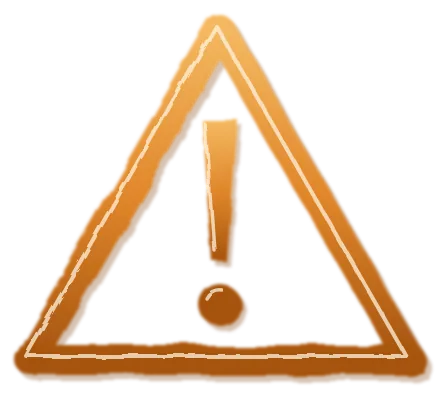
#> input picture src/assets/aviso-placa.webp, 440 x 400 px
$ python ferramentas.py ../../src/assets/aviso-placa.webp 1.0
#> lines starting #> are read from the running program, lines starting #| are printed output that depends on the picture
import subprocess, os, io, sys
import numpy as np
from PIL import Image
CHROME=r'C:/Program Files/Google/Chrome/Application/chrome.exe'
def rasterizar(svg, png):
    tmp=os.path.join(os.environ.get('TEMP','.'),'cosmarcos-arte-perfil')
    subprocess.run([CHROME,'--headless=new','--disable-gpu','--hide-scrollbars',f'--user-data-dir={tmp}',
        f'--screenshot={png}','--window-size=960,2000','--default-background-color=00000000',
        'file:///'+svg.replace(os.sep,'/')],check=True,capture_output=True,timeout=120)
def webp(png, saida, limite=120*1024):
    im=Image.open(png).convert('RGB')
    assert im.size==(960,2000), im.size
    for q in range(90,20,-4):
        b=io.BytesIO(); im.save(b,'WEBP',quality=q,method=6)
        if b.tell()<=limite:
            open(saida,'wb').write(b.getvalue()); return q,b.tell()
    raise SystemExit('não coube')
def lum(a):
    c=a/255.0; c=np.where(c<=0.04045,c/12.92,((c+0.055)/1.055)**2.4)
    return 0.2126*c[...,0]+0.7152*c[...,1]+0.0722*c[...,2]
def contraste(arq, alfa):
#> called with arq = '../../src/assets/aviso-placa.webp', alfa = 1
    im=np.asarray(Image.open(arq).convert('RGB')).astype(float)
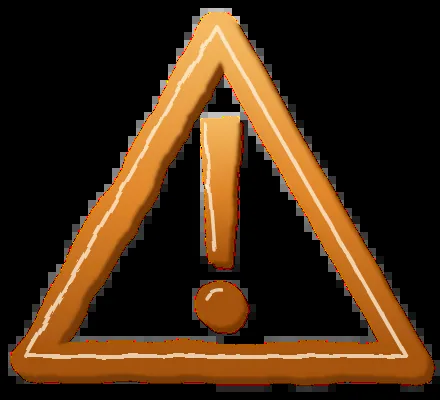
#> im: shape (400, 440, 3) float64; mean R, G, B 64.8, 41.1, 18.6
    P=np.array([0xd9,0xcd,0xb8],float)
    mix=np.round((1-alfa)*P+alfa*im)
    L=lum(mix).ravel()
#> in lum, `c = np.where(c <= 0.04045, c / 12.92, ((c + 0.055) / 1.055) ** 2.4)`:
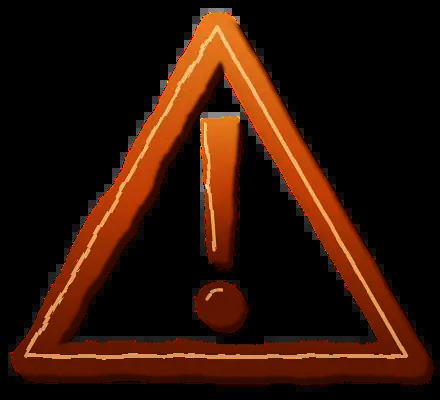
#> c: shape (400, 440, 3) float64; mean R, G, B 0.181, 0.074, 0.0232
#> in lum, `return 0.2126*c[...,0]+0.7152*c[...,1]+0.0722*c[...,2]`:
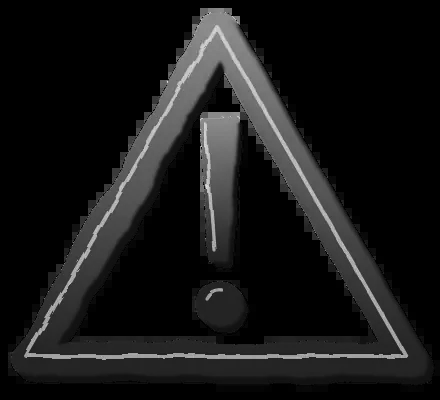
#> returned value: shape (400, 440) float64; min 0, max 0.878, mean 0.093
    p1,p99=np.percentile(L,1),np.percentile(L,99)
#> p1 = 0; p99 = 0.696
    out={}
    for nome,hexa in (('texto','2b2620'),('titulo','333a56')):
        t=lum(np.array([[int(hexa[i:i+2],16) for i in (0,2,4)]],float))[0]
        out[nome]=((p1+.05)/(t+.05),(p99+.05)/(t+.05))
#> after the loop, out = {'texto': (0.714, 10.65), 'titulo': (0.532, 7.93)}
    return out
if __name__=='__main__':
    print(contraste(sys.argv[1], float(sys.argv[2])))
